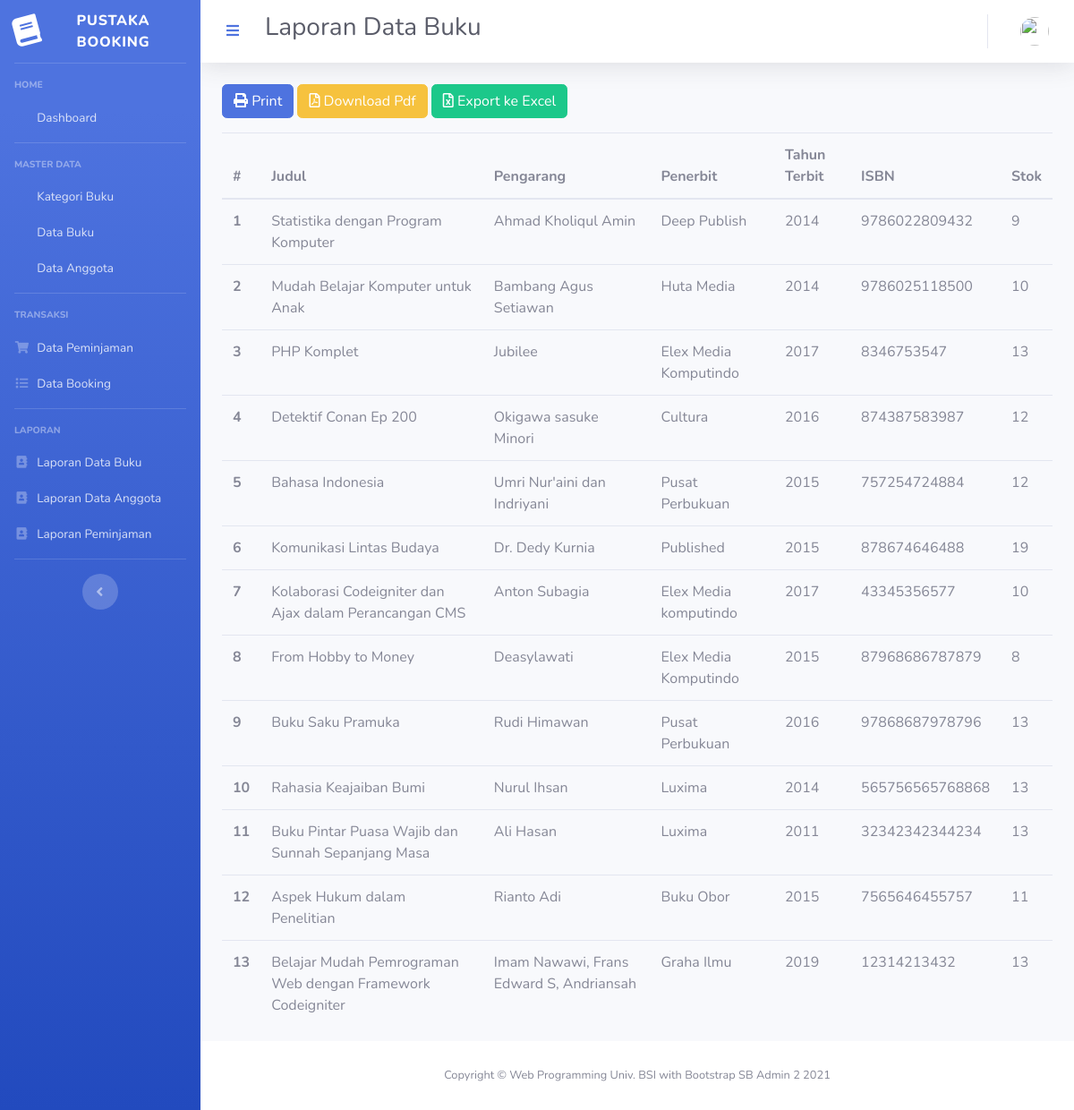
The page /index.php/laporan/laporan_buku on the database as committed earlier.
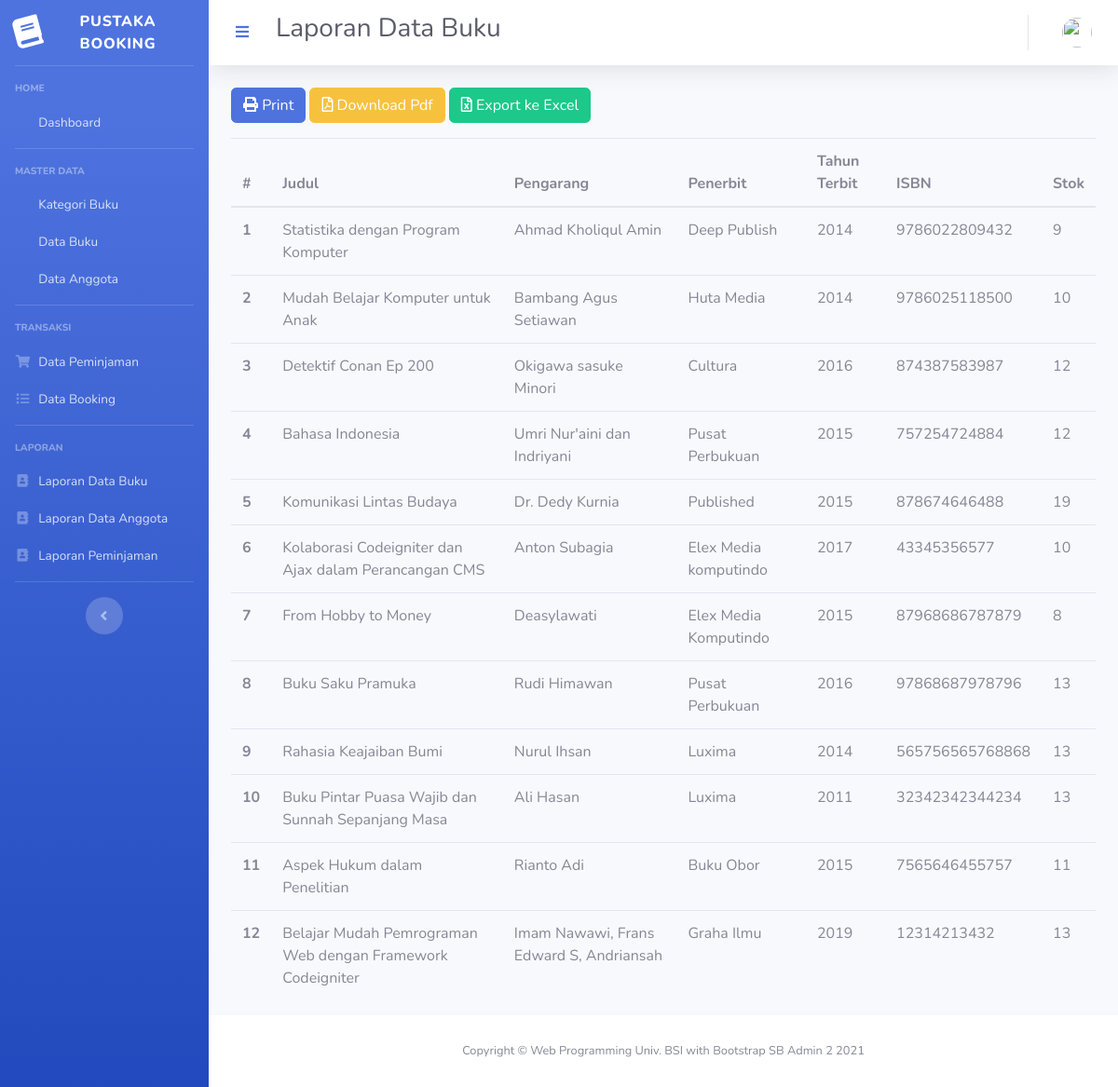
The same page on the database as committed later.
### tables this page shows
CREATE TABLE `buku` (
  `id` int(11) NOT NULL,
  `judul_buku` varchar(128) NOT NULL,
  `id_kategori` int(11) NOT NULL,
  `pengarang` varchar(64) NOT NULL,
  `penerbit` varchar(64) NOT NULL,
  `tahun_terbit` year(4) NOT NULL,
  `isbn` varchar(64) NOT NULL,
  `stok` int(11) NOT NULL,
  `dipinjam` int(11) NOT NULL,
  `dibooking` int(11) NOT NULL,
  `image` varchar(256) DEFAULT 'book-default-cover.jpg'
);

### application/controllers/Laporan.php (called while the page is built, shortened)
<?php
class Laporan extends CI_Controller
{
	public function laporan_buku()
	{
		$data['judul'] = 'Laporan Data Buku';
		$data['user'] = $this->ModelUser->cekData(['email' => $this->session->userdata('email')])->row_array();
		$data['buku'] = $this->ModelBuku->getBuku()->result_array();
		$data['kategori'] = $this->ModelBuku->getKategori()->result_array();
		$this->load->view('templates/header', $data);
		$this->load->view('templates/sidebar', $data);
		$this->load->view('templates/topbar', $data);
		$this->load->view('buku/laporan_buku', $data);
		$this->load->view('templates/footer');
	}
}

### index.php (called while the page is built, shortened)
<?php
require_once BASEPATH.'core/CodeIgniter.php';

### application/models/ModelBuku.php (called while the page is built, shortened)
<?php
class ModelBuku extends CI_Model
{
    public function getBuku()
    {
        return $this->db->get('buku');
    }
}

### application/views/buku/laporan_buku.php (the view, shortened to what this page needs)
<div class="container-fluid">
	<div class="row">
		<div class="col-lg-12">
		<a href="<?= base_url('laporan/cetak_laporan_buku'); ?>" class="btn btn-primary mb-3"><i class="fas fa-print"></i> Print</a>
		<a href="<?= base_url('laporan/laporan_buku_pdf'); ?>" class="btn btn-warning mb-3"><i class="far fa-file-pdf"></i> Download Pdf</a>
		<a href="<?= base_url('laporan/export_excel'); ?>" class="btn btn-success mb-3"><i class="far fa-file-excel"></i> Export ke Excel</a>
		<table class="table table-hover">
			<thead>
				<tr>
					<th scope="col">#</th>
					<th scope="col">Judul</th>
					<th scope="col">Pengarang</th>
					<th scope="col">Penerbit</th>
					<th scope="col">Tahun Terbit</th>
					<th scope="col">ISBN</th>
					<th scope="col">Stok</th>
				</tr>
			</thead>
			<tbody>
				<?php
				$a = 1;
				foreach ($buku as $b) { ?>
					<tr>
						<th scope="row"><?= $a++; ?></th>
						<td><?= $b['judul_buku']; ?></td>
						<td><?= $b['pengarang']; ?></td>
						<td><?= $b['penerbit']; ?></td>
						<td><?= $b['tahun_terbit']; ?></td>
						<td><?= $b['isbn']; ?></td>
						<td><?= $b['stok']; ?></td>
					</tr>
				<?php } ?>
			</tbody>
		</table>
		</div>
	</div>
</div>
</div>

Rows that differ between the two databases and show on the page:
removed buku: judul_buku "PHP Komplet", pengarang "Jubilee", penerbit "Elex Media Komputindo", tahun_terbit "2017", isbn "8346753547", stok "13"
